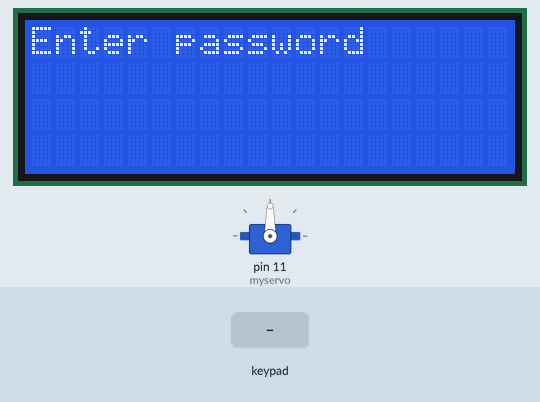
This sketch was run on a simulated Arduino Uno, built with avr-gcc and run on an emulated ATmega328P. On the bench: servo, 20×4 character LCD. The inputs (shaded band) are chosen by the test bench. What the sketch prints to the serial monitor is not drawn.

Above: at 1.2 s.
1.3 s: keypad keys 1 6 2 6 pressed 0.4 s apart
At 1.96 s:
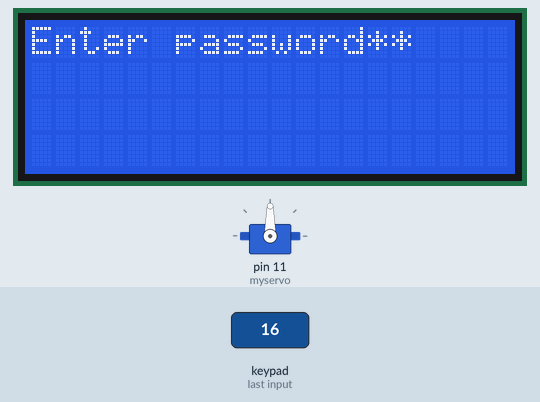
At 3.6 s:
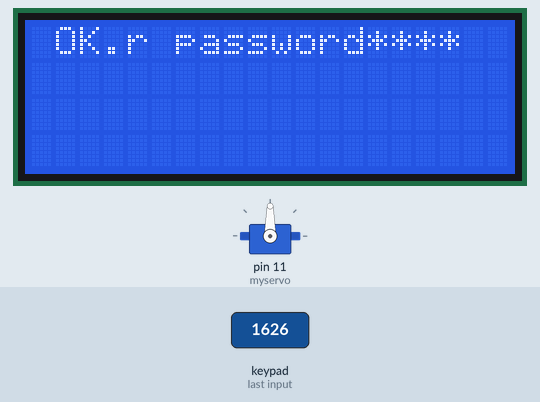
10.2 s: key '#' pressed
12.2 s: keypad keys 1 6 2 6 # pressed 0.4 s apart
At 16.8 s:
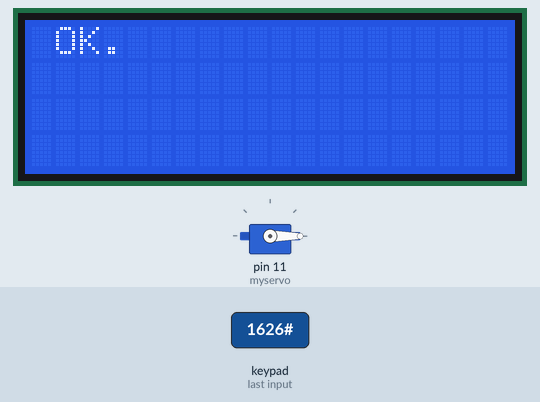
Timing chart, 0 to 21.7 s (numbered marks = the images above; inputs shaded):
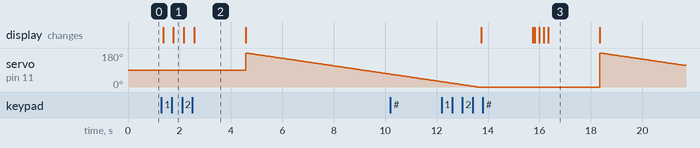

The sketch:

Password_Protected_door_Lock_System.ino
```cpp
/////////////////////////// PROJECT- PASSWORD PROTECTED DOOR LOCK SYSTEM /////////////////////////////////////

#include <Password.h>
#include <Keypad.h>
#include <Wire.h>
#include <LiquidCrystal_I2C.h>
#include <Servo.h>


LiquidCrystal_I2C lcd(0x27,20,4);//InitialiZing I2C LCD

Password password = Password("1626"); //password to unlock, can be changed

byte maxPasswordLength = 4;
byte currentPasswordLength = 0;
const byte ROWS = 4;    // Four rows
const byte COLS = 4;    // columns

Servo myservo;  // create servo object to control a servo//twelve servo objects can be created on most boards


int pos = 0;
int lockpos =0;
// Define the Keymap
char keys[ROWS][COLS] = {
{'1','2','3','A'},
{'4','5','6','B'},
{'7','8','9','C'},
{'*','0','#','D'}
};


// Connect keypad ROW0, ROW1, ROW2 and ROW3 to these Arduino pins. byte
 byte rowPins[ROWS] = {2,3,4,5}; //connect to row pinouts

// Connect keypad COL0, COL1, COL2 and COL3 to these Arduino pins.
byte colPins[COLS] = {6,7,8,9}; //connect to column pinouts


// Create the Keypad
Keypad keypad = Keypad(makeKeymap(keys), rowPins, colPins, ROWS, COLS);


void setup()
{
    Serial.begin(9600);
    myservo.attach(11);
    lcd.init();// initialize the lcd
    lcd.backlight();
    lcd.setCursor(0,0);
    lcd.print("Enter password");
}
void loop()
{
   char key = keypad.getKey();

    if (key != NO_KEY)
    {
      delay(60);
      switch (key)
      {
      case 'A': break;
      case 'B': break;
      case 'C': break;
      case 'D': break;
      case '#':checkPassword();break;
      case '*':myservo.write(180);break;
      default :lcd.print("*"); processNumberKey(key);

      }
    }
}

void processNumberKey(char key)
{
   Serial.print(key);
   currentPasswordLength++;
   password.append(key);

   if (currentPasswordLength == maxPasswordLength)
   {
      checkPassword();
   }

}

void checkPassword()
{
   if (password.evaluate())
   {
      lcd.home();
      Serial.println(" OK.");
      lcd.print(" OK.");
      delay(2000);
      lcd.clear();
      opendoor();
   }

   else
   {
      lcd.home();
      Serial.println(" Wrong password!");
      lcd.print(" Wrong password!");
      delay(2000);
      lcd.clear();
   }

   password.reset();
   currentPasswordLength = 0;
}

void opendoor()
{
  for (pos = 180; pos >= 0; pos -= 1)// goes from 180 degrees to 0 degrees // in steps of 1 degree
  {
    myservo.write(pos);              // tell servo to go to position in variable 'pos'
    delay(50);                       // waits 50ms for the servo to reach the position
  }
}

 void lockdoor()
 {
   for (lockpos = 0; lockpos <= 180; lockpos += 1)// goes from 0 degrees to 180 degrees // in steps of 1 degree
  {
    myservo.write(pos);              // tell servo to go to position in variable 'pos'
    delay(50);                       // waits 50ms for the servo to reach the position
  }
}
```

Measured:
- after the input at 1.3 s, the display: first changes after 0.07 s (image 1 shows a later state)
- after the input at 12.2 s, the display: first differs from a run without the input after 3.6 s (image 3 shows a later state)
- what the display in image 2 shows lasts 2.0 s, from 2.6 s to 4.6 s
